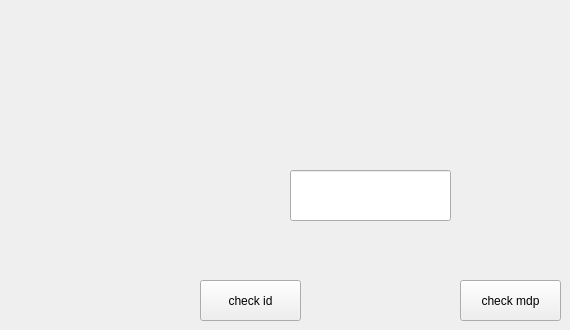
                 <widget class="QWidget" name="tab_9">
                  <attribute name="title">
                   <string>Page</string>
                  </attribute>
                  <widget class="QPushButton" name="pb_checkID">
                   <property name="geometry">
                    <rect>
                     <x>200</x>
                     <y>280</y>
                     <width>101</width>
                     <height>41</height>
                    </rect>
                   </property>
                   <property name="text">
                    <string>check id</string>
                   </property>
                  </widget>
                  <widget class="QPushButton" name="pb_checkmdp">
                   <property name="geometry">
                    <rect>
                     <x>460</x>
                     <y>280</y>
                     <width>101</width>
                     <height>41</height>
                    </rect>
                   </property>
                   <property name="text">
                    <string>check mdp</string>
                   </property>
                  </widget>
                  <widget class="QLineEdit" name="lineEdit_id_2">
                   <property name="geometry">
                    <rect>
                     <x>290</x>
                     <y>170</y>
                     <width>161</width>
                     <height>51</height>
                    </rect>
                   </property>
                  </widget>
                 </widget>
